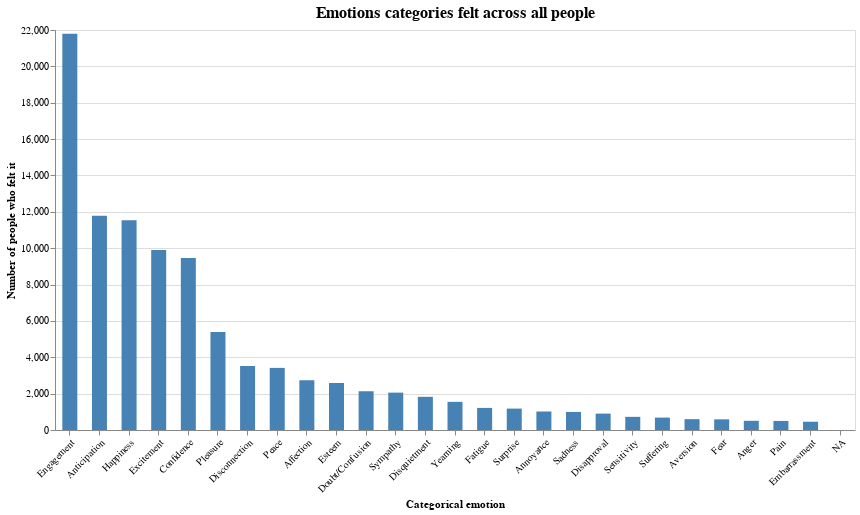

The notebook cell saved with this chart:
### Markdown cell above
Now we analyze the occurrence of all the emotions in the dataset:

### Code cell
# Convert dictionary to pandas DataFrame
# Ordenar las claves por valor en orden descendente
sorted_keys = sorted(emotion_count, key=emotion_count.get, reverse=True)
df = pd.DataFrame(list(emotion_count.items()), columns=['Categorical emotion', 'Number of people who felt it'])

bar_chart = alt.Chart(df).mark_bar(color='steelblue', size=15).encode(
    x=alt.X('Categorical emotion:O', sort = sorted_keys, axis=alt.Axis(labelAngle=-45)),
    y=alt.Y('Number of people who felt it:Q')
).properties(
    title = alt.TitleParams(text = 'Emotions categories felt across all people', fontSize=16),
    width = 800,
    height = 400
)
bar_chart

### Figure 1 — Vega-Lite specification as saved in the notebook (floating-point values rounded to 4 significant figures)
{"config": {"view": {"continuousWidth": 300, "continuousHeight": 300}}, "data": {"name": "data-a08873adf9b9b4b04cb85006d00b0f91"}, "mark": {"type": "bar", "color": "steelblue", "size": 15}, "encoding": {"x": {"axis": {"labelAngle": -45}, "field": "Categorical emotion", "sort": ["Engagement", "Anticipation", "Happiness", "Excitement", "Confidence", "Pleasure", "Disconnection", "Peace", "Affection", "Esteem", "Doubt/Confusion", "Sympathy", "Disquietment", "Yearning", "Fatigue", "Surprise", "Annoyance", "Sadness", "Disapproval", "Sensitivity", "Suffering", "Aversion", "Fear", "Anger", "Pain", "Embarrassment", "NA"], "type": "ordinal"}, "y": {"field": "Number of people who felt it", "type": "quantitative"}}, "height": 400, "title": {"text": "Emotions categories felt across all people", "fontSize": 16}, "width": 800, "$schema": "https://vega.github.io/schema/vega-lite/v5.15.1.json", "datasets": {"data-a08873adf9b9b4b04cb85006d00b0f91": [{"Categorical emotion": "Disconnection", "Number of people who felt it": 3521}, {"Categorical emotion": "Doubt/Confusion", "Number of people who felt it": 2132}, {"Categorical emotion": "Anticipation", "Number of people who felt it": 11786}, {"Categorical emotion": "Engagement", "Number of people who felt it": 21800}, {"Categorical emotion": "Excitement", "Number of people who felt it": 9903}, {"Categorical emotion": "Happiness", "Number of people who felt it": 11534}, {"Categorical emotion": "Aversion", "Number of people who felt it": 597}, {"Categorical emotion": "Pleasure", "Number of people who felt it": 5387}, {"Categorical emotion": "Confidence", "Number of people who felt it": 9464}, {"Categorical emotion": "Peace", "Number of people who felt it": 3416}, {"Categorical emotion": "Fatigue", "Number of people who felt it": 1215}, {"Categorical emotion": "Pain", "Number of people who felt it": 499}, {"Categorical emotion": "Sadness", "Number of people who felt it": 994}, {"Categorical emotion": "Sensitivity", "Number of people who felt it": 723}, {"Categorical emotion": "Suffering", "Number of people who felt it": 682}, {"Categorical emotion": "Sympathy", "Number of people who felt it": 2055}, {"Categorical emotion": "Fear", "Number of people who felt it": 586}, {"Categorical emotion": "Yearning", "Number of people who felt it": 1548}, {"Categorical emotion": "Disquietment", "Number of people who felt it": 1825}, {"Categorical emotion": "Esteem", "Number of people who felt it": 2585}, {"Categorical emotion": "Annoyance", "Number of people who felt it": 1018}, {"Categorical emotion": "Affection", "Number of people who felt it": 2736}, {"Categorical emotion": "Anger", "Number of people who felt it": 506}, {"Categorical emotion": "Disapproval", "Number of people who felt it": 901}, {"Categorical emotion": "Embarrassment", "Number of people who felt it": 455}, {"Categorical emotion": "Surprise", "Number of people who felt it": 1177}, {"Categorical emotion": "NA", "Number of people who felt it": 1}]}}
